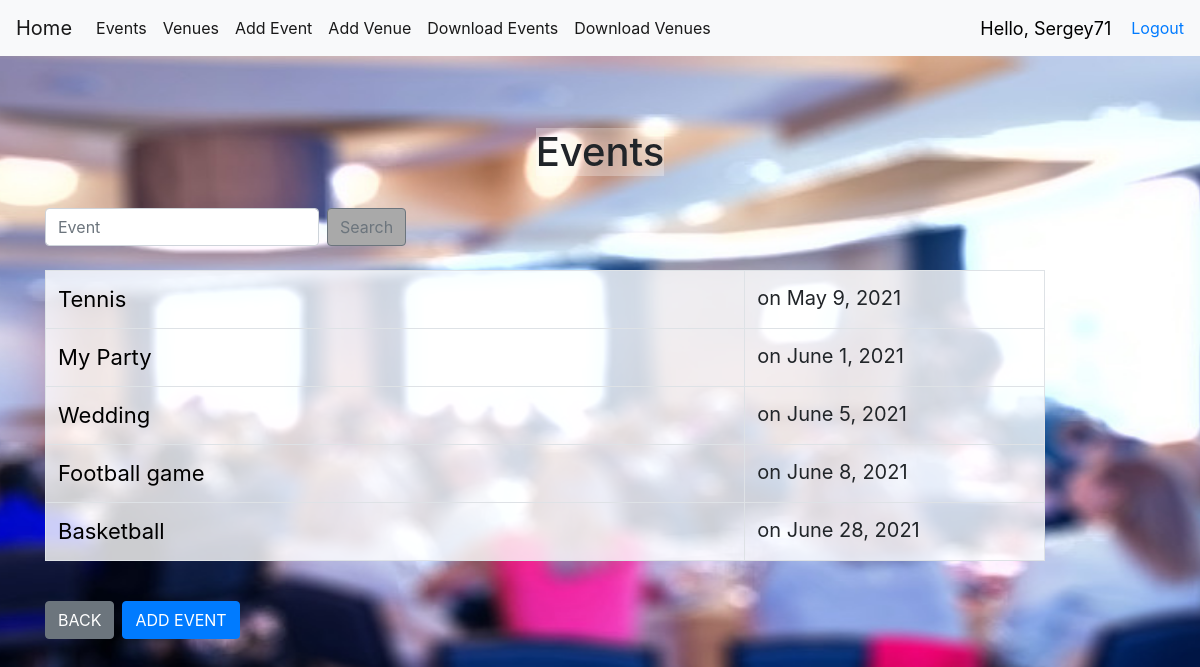
/events/ (signed in), run on the app's committed database.
### events/models.py (models this page shows, shortened)
class Event(models.Model):
    name = models.CharField('Event Name', max_length=100)
    event_date = models.DateField('Event Date', default=datetime.date.today())
    start_time = models.TimeField()
    end_time = models.TimeField()
    manager = models.ForeignKey(User, blank=True, null=True, on_delete=models.SET_NULL)
    man_phone = models.CharField('Manager Phone', max_length=15)
    eve_description = models.TextField('Description', blank=True)
    venue = models.ForeignKey(Venue, blank=True, null=True, on_delete=models.CASCADE)
    attendees = models.ManyToManyField(EventUser, blank=True)
    def __str__(self):
        return self.name

### events/views.py (the view)
# urls.py: path('events/', views.all_events, name="list-events"),
@login_required(login_url='login')
def all_events(request):
    event_list = Event.objects.all().order_by('event_date')
    return render(request, 'events/list_event.html', {
                      "event_list": event_list,
                  })

### templates/events/list_event.html (shortened to what this page needs)
{% extends 'events/base_events.html' %}
{% block content %}
    <br/><br/>
<div class="center">
        <h1 class="opaqueWhite" style="text-align: center">Events</h1>
</div>
    <br/>
    <form class="form-inline my-2 my-lg-0" method= POST action="{% url 'search-events' %}">
      <input class="form-control mr-sm-2" type="search" placeholder="Event" aria-label="Search" name="searched">
      <button class="btn btn-outline-secondary my-2 my-sm-0" type="submit" style="background-color: darkgrey">Search</button>
    </form>
    <br/>
    <table class="table table-hover table-bordered" style="background-color: rgba(255, 255, 255, 0.8); width: 1000px">
        {% for event in event_list %}
            <tr>
                <td>
                    <a href="{% url 'show-event' event.id %}" style="color: black; font-size:22px"> {{ event }} </a>
                </td>
                <td style="font-size: 20px; width: 30%;">
                    on {{ event.event_date }}
                </td>
            </tr>
        {% endfor %}
    </table>
    <br/>
      <div class="btn-toolbar" role="toolbar" aria-label="Toolbar with button groups">
      <div class="btn-group mr-2" role="group" aria-label="First group">
         <a href="{%  url 'home' %}" class="btn btn-secondary" >BACK</a>
      </div>
      <div class="btn-group mr-2" role="group" aria-label="Second group">
        <a href="{%  url 'add-event' %}" class="btn btn-primary">ADD EVENT</a>
      </div>
    </div>
{% endblock %}

### templates/events/navbar.html (shortened to what this page needs)
<nav class="navbar navbar-expand-lg navbar-light bg-light">
  <a class="navbar-brand" href="{% url 'home' %}">Home</a>
  <div class="collapse navbar-collapse" id="navbarSupportedContent">
    <ul class="navbar-nav mr-auto">
        <li class="nav-item active">
        <a class="nav-link" href="{% url 'list-events' %}">Events</a>
        </li>
        <li class="nav-item active">
        <a class="nav-link" href="{% url 'list-venues' %}">Venues</a>
        </li>
        <li class="nav-item active">
        <a class="nav-link" href="{% url 'add-event' %}">Add Event</a>
        </li>
        <li class="nav-item active">
        <a class="nav-link" href="{% url 'add-venue' %}">Add Venue</a>
        </li>
        <li class="nav-item active">
        <a class="nav-link" href="{% url 'text-events' %}">Download Events</a>
        </li>
        <li class="nav-item active">
        <a class="nav-link" href="{% url 'text-venue' %}">Download Venues</a>
        </li>
    </ul>
  </div>
    <span id="hello-msg">Hello, {{ request.user }}</span>
    <span><a href="{% url 'logout' %}">Logout</a></span>
</nav>

### static/css/VenueShine.css (style rules this page uses)
.center { text-align: center; }
.opaqueWhite { background-color: rgba(255, 255, 255, 0.3); display: inline-block }
#bg { background-repeat: no-repeat; background-size: 1800px 900px; background-position: top; background-attachment: fixed; }

### templates/events/navbar.html (style rules this page uses)
#hello-msg { font-size:18px; color:black; margin-right: 20px; }

### data on the page
Event: name "Tennis", event_date "May 9, 2021"
Event: name "My Party", event_date "June 1, 2021"
Event: name "Wedding", event_date "June 5, 2021"
Event: name "Football game", event_date "June 8, 2021"
Event: name "Basketball", event_date "June 28, 2021"

### other printed values
{{ request.user }} "Sergey71"
